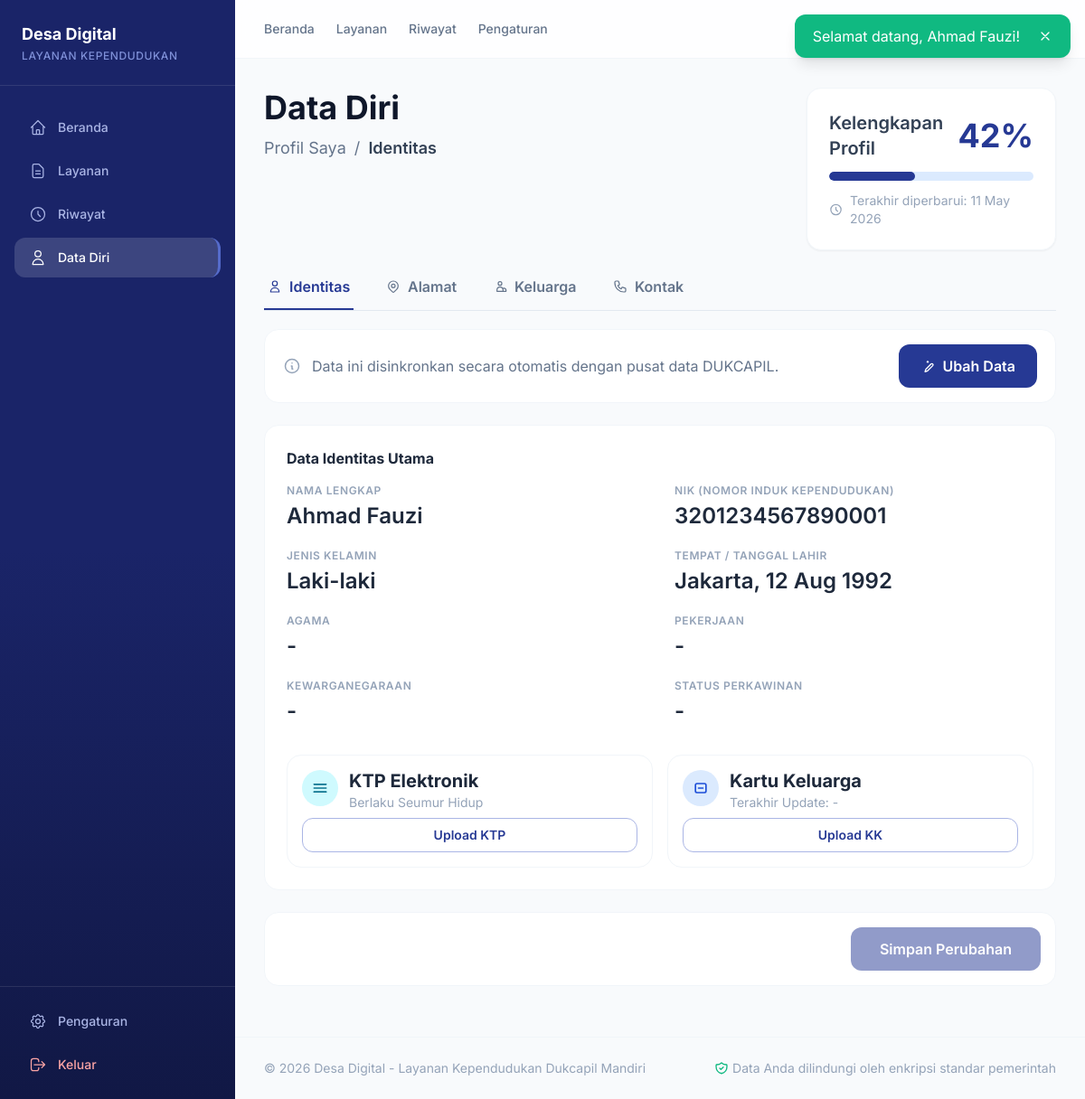
Page /profil.php (signed in) on the committed database.
### tables this page shows
CREATE TABLE IF NOT EXISTS `users` (
  `id` INT NOT NULL AUTO_INCREMENT,
  `nama_lengkap` VARCHAR(100) NOT NULL,
  `nik` VARCHAR(16) NOT NULL,
  `email` VARCHAR(100) NOT NULL,
  `no_hp` VARCHAR(20) DEFAULT NULL,
  `password` VARCHAR(255) NOT NULL,
  `alamat` TEXT DEFAULT NULL,
  `tempat_lahir` VARCHAR(100) DEFAULT NULL,
  `tanggal_lahir` DATE DEFAULT NULL,
  `jenis_kelamin` ENUM('L','P') DEFAULT NULL,
  `role` ENUM('user','admin') NOT NULL DEFAULT 'user',
  `avatar` VARCHAR(255) DEFAULT NULL,
  `created_at` TIMESTAMP NOT NULL DEFAULT CURRENT_TIMESTAMP,
  `updated_at` TIMESTAMP NOT NULL DEFAULT CURRENT_TIMESTAMP ON UPDATE CURRENT_TIMESTAMP,
  PRIMARY KEY (`id`),
  UNIQUE KEY `uk_users_nik` (`nik`),
  UNIQUE KEY `uk_users_email` (`email`)
);

### app/bootstrap.php (called while the page is built, shortened)
<?php
require_once BASE_PATH . '/config/auth.php';
function app_view(string $relativePath, array $data = []): void
{
    extract($data, EXTR_SKIP);
    $full = BASE_PATH . '/app/Views/' . $relativePath . '.php';
    require $full;
}
function partial(string $name): void
{
    $full = BASE_PATH . '/app/Views/partials/' . $name . '.php';
    require $full;
}
function displayField($value): string
{
    $v = is_string($value) ? trim($value) : $value;
    if ($v === null) {
        return '-';
    }
    return htmlspecialchars((string) $v);
}

### app/Controllers/ProfilController.php (called while the page is built, shortened)
<?php
class ProfilController
{
    public static function handle(): void
    {
        partial('header');
        app_view('masyarakat/profil', compact('user', 'completeness', 'lastUpdated', 'ktpDoc', 'kkDoc'));
    }
}

### profil.php (called while the page is built, shortened)
<?php
require_once __DIR__ . '/app/bootstrap.php';
\App\Controllers\ProfilController::handle();

### app/Models/UserAccount.php (called while the page is built, shortened)
<?php
class UserAccount
{
    public static function profileDocuments(int $userId): array
    {
        $ktpDoc = null;
        $kkDoc = null;
        return compact('ktpDoc', 'kkDoc');
    }
    public static function profileCompleteness(array $user): array
    {
        $profileFields = ['nama_lengkap', 'nik', 'jenis_kelamin', 'tempat_lahir', 'tanggal_lahir', 'agama', 'status_perkawinan', 'pekerjaan', 'no_hp', 'email', 'alamat', 'rt', 'rw', 'kelurahan', 'kecamatan', 'kota', 'provinsi', 'no_kk', 'nama_kepala_keluarga'];
        $filled = 0;
        foreach ($profileFields as $f) {
            if (!empty($user[$f])) {
                $filled++;
            }
        }
        $completeness = round(($filled / count($profileFields)) * 100);
        return compact('filled', 'completeness');
    }
}

### config/auth.php (called while the page is built, shortened)
<?php
require_once __DIR__ . '/database.php';
function isLoggedIn()
{
    return isset($_SESSION['user_id']) && !empty($_SESSION['user_id']);
}
function currentUser(bool $refresh = false)
{
    static $cacheId = null;
    static $user = null;
    $uid = (int) $_SESSION['user_id'];
    if ($refresh || $cacheId !== $uid || $user === null) {
        $db = getDB();
        $stmt = $db->prepare('SELECT * FROM users WHERE id = ?');
        $stmt->execute([$uid]);
        $user = $stmt->fetch();
        $cacheId = $uid;
    }
    return $user;
}

### config/database.php (called while the page is built, shortened)
<?php
function baseUrl($path = '') {
    $protocol = (!empty($_SERVER['HTTPS']) && $_SERVER['HTTPS'] !== 'off') ? 'https' : 'http';
    $host = $_SERVER['HTTP_HOST'];
    $root = '/web_pengaduan';
    return $protocol . '://' . $host . $root . '/' . ltrim($path, '/');
}

### app/Views/masyarakat/profil.php (the view, shortened to what this page needs)
<?php $lastUpdated = !empty($user['updated_at']) ? date('d M Y', strtotime($user['updated_at'])) : date('d M Y'); ?>
<div class="grid grid-cols-1 lg:grid-cols-3 gap-6 mb-4 animate-fade-in">
    <div class="lg:col-span-2">
        <h2 class="text-4xl font-bold text-slate-900 leading-tight">Data Diri</h2>
        <p class="text-lg text-slate-500 mt-2">Profil Saya <span class="mx-1">/</span> <span class="font-semibold text-slate-700">Identitas</span></p>
    </div>
    <div class="bg-white rounded-2xl border border-slate-100 p-6 shadow-sm">
        <div class="flex items-center justify-between mb-3">
            <p class="text-xl font-semibold text-slate-700">Kelengkapan Profil</p>
            <span class="text-4xl font-bold text-primary-700"><?= $completeness ?>%</span>
        </div>
        <div class="w-full bg-blue-100 rounded-full h-2.5 overflow-hidden">
            <div class="h-2.5 rounded-full bg-primary-700 transition-all duration-700" style="width:<?= $completeness ?>%"></div>
        </div>
        <p class="text-sm text-slate-400 mt-3 flex items-center gap-2">
            <svg class="w-4 h-4" fill="none" stroke="currentColor" viewBox="0 0 24 24">
                <path stroke-linecap="round" stroke-linejoin="round" stroke-width="2" d="M12 8v4l3 3m6-3a9 9 0 11-18 0 9 9 0 0118 0z"></path>
            </svg>
            Terakhir diperbarui: <?= $lastUpdated ?>
        </p>
    </div>
</div>
<form method="POST" action="<?= baseUrl('profil.php') ?>" class="animate-fade-in animate-delay-1" novalidate>
    <div class="border-b border-slate-200 mb-5 overflow-x-auto">
        <div id="profil-tab-bar" class="flex items-center gap-8 min-w-max relative z-10" role="tablist">
            <button type="button" class="profil-tab flex items-center gap-2 px-1 py-3 text-base font-semibold border-b-[2px] whitespace-nowrap transition-all duration-200 ease-out will-change-transform cursor-pointer select-none active:scale-[0.98]" data-tab="identitas">
                <svg class="w-4 h-4" fill="none" stroke="currentColor" viewBox="0 0 24 24"><path stroke-linecap="round" stroke-linejoin="round" stroke-width="1.8" d="M16 7a4 4 0 11-8 0 4 4 0 018 0zM12 14a7 7 0 00-7 7h14a7 7 0 00-7-7z"></path></svg>
                Identitas
            </button>
            <button type="button" class="profil-tab flex items-center gap-2 px-1 py-3 text-base font-semibold border-b-[2px] whitespace-nowrap transition-all duration-200 ease-out will-change-transform cursor-pointer select-none active:scale-[0.98]" data-tab="alamat">
                Alamat
            </button>
            <button type="button" class="profil-tab flex items-center gap-2 px-1 py-3 text-base font-semibold border-b-[2px] whitespace-nowrap transition-all duration-200 ease-out will-change-transform cursor-pointer select-none active:scale-[0.98]" data-tab="keluarga">
                Keluarga
            </button>
            <button type="button" class="profil-tab flex items-center gap-2 px-1 py-3 text-base font-semibold border-b-[2px] whitespace-nowrap transition-all duration-200 ease-out will-change-transform cursor-pointer select-none active:scale-[0.98]" data-tab="kontak">
                Kontak
            </button>
        </div>
    </div>
    <div class="bg-white rounded-2xl border border-slate-100 px-5 py-4 mb-6 flex flex-col md:flex-row md:items-center justify-between gap-4">
        <p class="text-base text-slate-500 flex items-center gap-3">
            <svg class="w-5 h-5 text-slate-400" fill="none" stroke="currentColor" viewBox="0 0 24 24"><path stroke-linecap="round" stroke-linejoin="round" stroke-width="1.8" d="M13 16h-1v-4h-1m1-4h.01M21 12a9 9 0 11-18 0 9 9 0 0118 0z"></path></svg>
            Data ini disinkronkan secara otomatis dengan pusat data DUKCAPIL.
        </p>
        <button id="edit-btn" type="button" class="inline-flex items-center justify-center gap-2 px-6 py-3 rounded-xl bg-primary-700 text-white text-base font-semibold hover:bg-primary-800 transition-colors">
            <svg class="w-4 h-4" fill="none" stroke="currentColor" viewBox="0 0 24 24"><path stroke-linecap="round" stroke-linejoin="round" stroke-width="2" d="M11 5h2m-1-1v2m8.364 2.636a2 2 0 010 2.828l-8.486 8.486-4.243 1.414 1.414-4.243 8.486-8.486a2 2 0 012.829 0z"></path></svg>
            Ubah Data
        </button>
    </div>
    <div id="tab-identitas" class="profil-panel bg-white rounded-2xl border border-slate-100 p-6 mb-6">
        <h3 class="font-bold text-slate-800 mb-4">Data Identitas Utama</h3>
        <div class="view-mode grid grid-cols-1 md:grid-cols-2 gap-y-5 gap-x-8">
            <div><p class="text-xs font-semibold text-slate-400 uppercase tracking-wider mb-1">Nama Lengkap</p><p class="text-2xl font-semibold text-slate-800"><?= displayField($user['nama_lengkap'] ?? null) ?></p></div>
            <div><p class="text-xs font-semibold text-slate-400 uppercase tracking-wider mb-1">NIK (Nomor Induk Kependudukan)</p><p class="text-2xl font-semibold text-slate-800"><?= displayField($user['nik'] ?? null) ?></p></div>
            <div><p class="text-xs font-semibold text-slate-400 uppercase tracking-wider mb-1">Jenis Kelamin</p><p class="text-2xl font-semibold text-slate-800"><?php
                $jk = trim((string)($user['jenis_kelamin'] ?? ''));
                echo $jk === 'L' ? 'Laki-laki' : ($jk === 'P' ? 'Perempuan' : '-');
                ?></p></div>
            <div><p class="text-xs font-semibold text-slate-400 uppercase tracking-wider mb-1">Tempat / Tanggal Lahir</p><p class="text-2xl font-semibold text-slate-800"><?php
                $tl = trim((string)($user['tempat_lahir'] ?? ''));
                $tgl = !empty($user['tanggal_lahir']) ? date('d M Y', strtotime($user['tanggal_lahir'])) : '-';
                echo htmlspecialchars(($tl !== '' ? $tl : '-') . ', ' . $tgl);
                ?></p></div>
            <div><p class="text-xs font-semibold text-slate-400 uppercase tracking-wider mb-1">Agama</p><p class="text-2xl font-semibold text-slate-800"><?= displayField($user['agama'] ?? null) ?></p></div>
            <div><p class="text-xs font-semibold text-slate-400 uppercase tracking-wider mb-1">Pekerjaan</p><p class="text-2xl font-semibold text-slate-800"><?= displayField($user['pekerjaan'] ?? null) ?></p></div>
            <div><p class="text-xs font-semibold text-slate-400 uppercase tracking-wider mb-1">Kewarganegaraan</p><p class="text-2xl font-semibold text-slate-800"><?= displayField($user['kewarganegaraan'] ?? null) ?></p></div>
            <div><p class="text-xs font-semibold text-slate-400 uppercase tracking-wider mb-1">Status Perkawinan</p><p class="text-2xl font-semibold text-slate-800"><?= displayField($user['status_perkawinan'] ?? null) ?></p></div>
        </div>
        <div class="grid grid-cols-1 md:grid-cols-2 gap-4 mt-8">
            <div class="bg-white rounded-2xl border border-slate-100 p-4">
                <div class="flex items-start gap-3 mb-2">
                    <div class="w-10 h-10 rounded-full bg-cyan-100 text-cyan-700 flex items-center justify-center">
                        <svg class="w-5 h-5" fill="none" stroke="currentColor" viewBox="0 0 24 24"><path stroke-linecap="round" stroke-linejoin="round" stroke-width="2" d="M4 7h16M4 12h16M4 17h16"></path></svg>
                    </div>
                    <div>
                        <p class="text-xl font-bold text-slate-800 leading-tight">KTP Elektronik</p>
                        <p class="text-sm text-slate-400 leading-tight mt-0.5">Berlaku Seumur Hidup</p>
                    </div>
                </div>
                <?php if ($ktpDoc): ?>
                    <div class="flex items-center gap-2">
                        <a href="<?= baseUrl('uploads/dokumen/' . urlencode($ktpDoc['nama_file'])) ?>" target="_blank" class="flex-1 inline-flex items-center justify-center py-2 rounded-xl border border-primary-200 text-primary-700 text-sm font-semibold hover:bg-primary-50">Lihat Digital KTP</a>
                        <button type="button" onclick="triggerReplaceDoc('<?= $ktpDoc['id'] ?>', 'replace-ktp')" class="px-3 py-2 rounded-xl border border-blue-200 text-blue-700 text-sm font-semibold hover:bg-blue-50">Ubah</button>
                        <button type="button" onclick="deleteDoc('ktp')" class="px-3 py-2 rounded-xl border border-red-200 text-red-700 text-sm font-semibold hover:bg-red-50">Hapus</button>
                        <input type="file" id="replace-ktp" class="hidden" accept=".pdf,.jpg,.jpeg,.png" onchange="replaceDocFile('<?= $ktpDoc['id'] ?>', this.files[0])">
                    </div>
                <?php else: ?>
                    <div class="flex items-center gap-2">
                        <button type="button" onclick="triggerUploadDoc('upload-ktp')" class="flex-1 inline-flex items-center justify-center py-2 rounded-xl border border-primary-200 text-primary-700 text-sm font-semibold hover:bg-primary-50">Upload KTP</button>
                    </div>
                <?php endif; ?>
            </div>
            <div class="bg-white rounded-2xl border border-slate-100 p-4">
                <div class="flex items-start gap-3 mb-2">
                    <div class="w-10 h-10 rounded-full bg-blue-100 text-blue-700 flex items-center justify-center">
                        <svg class="w-5 h-5" fill="none" stroke="currentColor" viewBox="0 0 24 24"><path stroke-linecap="round" stroke-linejoin="round" stroke-width="2" d="M9 12h6m-8 6h10a2 2 0 002-2V8a2 2 0 00-2-2H7a2 2 0 00-2 2v8a2 2 0 002 2z"></path></svg>
                    </div>
                    <div>
                        <p class="text-xl font-bold text-slate-800 leading-tight">Kartu Keluarga</p>
                        <p class="text-sm text-slate-400 leading-tight mt-0.5">Terakhir Update: <?= !empty($kkDoc['uploaded_at']) ? date('Y', strtotime($kkDoc['uploaded_at'])) : '-' ?></p>
                    </div>
                </div>
                <?php if ($kkDoc): ?>
                    <div class="flex items-center gap-2">
                        <a href="<?= baseUrl('uploads/dokumen/' . urlencode($kkDoc['nama_file'])) ?>" target="_blank" class="flex-1 inline-flex items-center justify-center py-2 rounded-xl border border-primary-200 text-primary-700 text-sm font-semibold hover:bg-primary-50">Lihat KK Digital</a>
                        <button type="button" onclick="triggerReplaceDoc('<?= $kkDoc['id'] ?>', 'replace-kk')" class="px-3 py-2 rounded-xl border border-blue-200 text-blue-700 text-sm font-semibold hover:bg-blue-50">Ubah</button>
                        <button type="button" onclick="deleteDoc('kk')" class="px-3 py-2 rounded-xl border border-red-200 text-red-700 text-sm font-semibold hover:bg-red-50">Hapus</button>
                        <input type="file" id="replace-kk" class="hidden" accept=".pdf,.jpg,.jpeg,.png" onchange="replaceDocFile('<?= $kkDoc['id'] ?>', this.files[0])">
                    </div>
                <?php else: ?>
                    <div class="flex items-center gap-2">
                        <button type="button" onclick="triggerUploadDoc('upload-kk')" class="flex-1 inline-flex items-center justify-center py-2 rounded-xl border border-primary-200 text-primary-700 text-sm font-semibold hover:bg-primary-50">Upload KK</button>
                    </div>
                <?php endif; ?>
            </div>
        </div>
    </div>
    <div class="bg-white rounded-2xl border border-slate-100 p-4 mb-6 flex items-center justify-end">
        <button id="save-btn" type="submit" disabled class="px-8 py-3 rounded-xl bg-primary-700 text-white font-semibold opacity-50 cursor-not-allowed">Simpan Perubahan</button>
    </div>
</form>

### app/Views/partials/header.php (style rules this page uses)
body { font-family: 'Inter', system-ui, sans-serif; }
.animate-fade-in { animation: fadeInUp 0.5s ease forwards; }
.animate-delay-1 { animation-delay: 0.1s; opacity: 0; }

### rows in the picture
users: updated_at "11 May 2026", nama_lengkap "Ahmad Fauzi", nik "3201234567890001", tempat_lahir+tanggal_lahir "Jakarta, 12 Aug 1992"

### other values in the picture
$flash['message'] "Selamat datang, Ahmad Fauzi!"
$completeness "42"
displayField($user['agama'] ?? null) "-"
displayField($user['pekerjaan'] ?? null) "-"
displayField($user['kewarganegaraan'] ?? null) "-"
displayField($user['status_perkawinan'] ?? null) "-"
